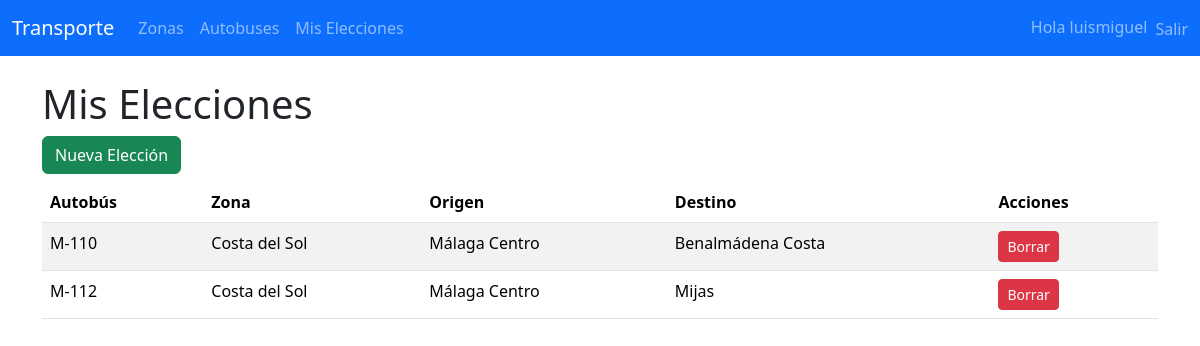
Page /mis-elecciones/ (signed in) on the committed database.
### elecciones/models.py (models this page shows, shortened)
class Eleccion(models.Model):
    usuario = models.ForeignKey(User, on_delete=models.CASCADE)
    autobus = models.ForeignKey(Autobus, on_delete=models.CASCADE)
    fecha_creacion = models.DateTimeField(auto_now_add=True)
    class Meta:
        constraints = [
            models.UniqueConstraint(
                fields=['usuario', 'autobus'],
                name='unique_usuario_autobus'
            )
        ]
        verbose_name = "Elección"
        verbose_name_plural = "Elecciones"

### autobuses/models.py (models this page shows, shortened)
class Autobus(models.Model):
    nombre = models.CharField(max_length=100)
    origen = models.CharField(max_length=150)
    destino = models.CharField(max_length=150)
    zona = models.ForeignKey(
        Zona,
        on_delete=models.CASCADE,
        related_name="autobuses"
    )
    class Meta:
        verbose_name = "Autobús"
        verbose_name_plural = "Autobuses"

### zonas/models.py (models this page shows, shortened)
class Zona(models.Model):
    nombre = models.CharField(max_length=100)

### elecciones/views.py (the view)
# urls.py: path('mis-elecciones/', MisEleccionesListView.as_view(), name='mis_elecciones'),
class MisEleccionesListView(LoginRequiredMixin, ListView):
    model = Eleccion
    template_name = "elecciones/mis_elecciones.html"
    def get_queryset(self):
        return Eleccion.objects.filter(usuario=self.request.user)

### elecciones/templates/elecciones/mis_elecciones.html (shortened to what this page needs)
{% extends "base.html" %}
{% block content %}
<h1>Mis Elecciones</h1>
<a class="btn btn-success mb-2" href="{% url 'crear_eleccion' %}">Nueva Elección</a>
<table class="table table-striped">
    <thead>
        <tr>
            <th>Autobús</th>
            <th>Zona</th>
            <th>Origen</th>
            <th>Destino</th>
            <th>Acciones</th>
        </tr>
    </thead>
    <tbody>
        {% for eleccion in object_list %}
        <tr>
            <td>{{ eleccion.autobus.nombre }}</td>
            <td>{{ eleccion.autobus.zona.nombre }}</td>
            <td>{{ eleccion.autobus.origen }}</td>
            <td>{{ eleccion.autobus.destino }}</td>
            <td>
                <a class="btn btn-danger btn-sm" href="{% url 'borrar_eleccion' eleccion.id %}">Borrar</a>
            </td>
        </tr>
        {% empty %}
        <tr><td colspan="5">No tienes elecciones todavía.</td></tr>
        {% endfor %}
    </tbody>
</table>
{% endblock %}

### templates/base.html (shortened to what this page needs)
<!DOCTYPE html>
<html lang="es">
<head>
    <link href="https://cdn.jsdelivr.net/npm/bootstrap@5.3.2/dist/css/bootstrap.min.css" rel="stylesheet">
</head>
<body>
<nav class="navbar navbar-expand-lg navbar-dark bg-primary mb-4">
  <div class="container-fluid">
    <a class="navbar-brand" href="#">Transporte</a>
    <div class="collapse navbar-collapse">
      <ul class="navbar-nav me-auto">
        <li class="nav-item">
          <a class="nav-link" href="{% url 'listado_zonas' %}">Zonas</a>
        </li>
        <li class="nav-item">
          <a class="nav-link" href="{% url 'listado_autobuses' %}">Autobuses</a>
        </li>
        <li class="nav-item">
          <a class="nav-link" href="{% url 'mis_elecciones' %}">Mis Elecciones</a>
        </li>
      </ul>
      <ul class="navbar-nav">
        {% if user.is_authenticated %}
        <li class="nav-item">
          <span class="navbar-text me-2">Hola {{ user.username }}</span>
        </li>
        <li class="nav-item">
          <form method="post" action="{% url 'logout' %}" style="display:inline;">
            <button type="submit" class="btn btn-link nav-link" style="display:inline; padding:0; border:none;">Salir</button>
        </form>
        </li>
        {% endif %}
      </ul>
    </div>
  </div>
</nav>
<div class="container">
    {% block content %}
    {% endblock %}
</div>
</body>
</html>

### rows in the picture
Eleccion: autobus.nombre "M-110", autobus.zona.nombre "Costa del Sol", autobus.origen "Málaga Centro", autobus.destino "Benalmádena Costa"
Eleccion: autobus.nombre "M-112", autobus.zona.nombre "Costa del Sol", autobus.origen "Málaga Centro", autobus.destino "Mijas"

### other values in the picture
{{ user.username }} "luismiguel"
